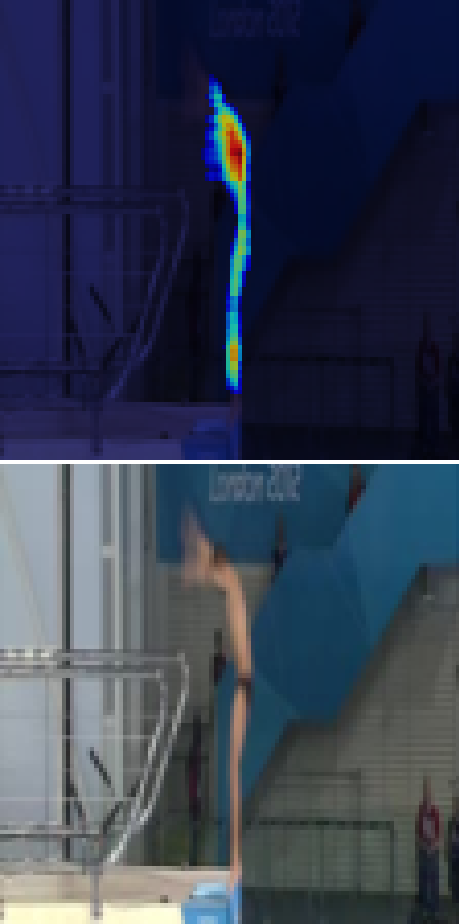
#> input picture data/407c/50.png, 459 x 924 px
$ python data_draw.py
#> lines starting #> are read from the running program, lines starting #| are printed output that depends on the picture
import cv2
import numpy as np
import os

def combine_images_for_actions(action_data, output_path, grid_color=(255, 255, 255), grid_width=5):
    """
    Combine images for multiple actions into a single visualization with white grids.

    Args:
        action_data: Dictionary where keys are action labels and values are lists of 6 image paths
                     Example: {"403B": [img1.png, img2.png, ...], "107C": [img1.png, img2.png, ...]}
        output_path: Path to save the final combined image
        grid_color: Color of the grid lines (default: white)
        grid_width: Width of the grid lines in pixels
    """
#> called with output_path = 'action_visualization.png', grid_color = (255, 255, 255), grid_width = 5
    actions = list(action_data.keys())
    num_actions = len(actions)

    # First, get dimensions by reading one image
    sample_img = cv2.imread(action_data[actions[0]][0])
#> sample_img is the input picture: shape (924, 459, 3); mean B, G, R 80.8, 61.6, 53.2
    if sample_img is None:
        raise ValueError(f"Could not read sample image: {action_data[actions[0]][0]}")
    img_height, img_width = sample_img.shape[:2]
#> img_height = 924; img_width = 459
    new_img_height = int(img_height * 2 / 3)
#> new_img_height = 616
    # Update sample_img to resized version for dimension calculation
    sample_img = cv2.resize(sample_img, (img_width, new_img_height))
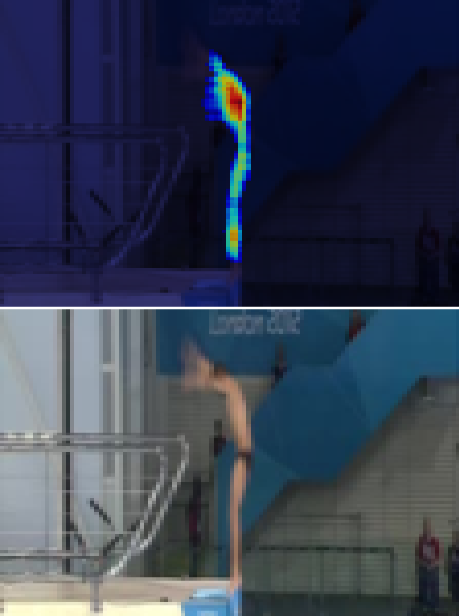
#> sample_img: shape (616, 459, 3); mean B, G, R 80.7, 61.6, 53.2
    img_height = new_img_height
#> img_height = 616
    img_height, img_width = sample_img.shape[:2]

    # Calculate dimensions for each row (one action with 6 images)
    row_width = 6 * img_width + 5 * grid_width  # 6 images with 5 grid lines between them
#> row_width = 2779

    # Calculate dimensions for the entire output image
    total_height = num_actions * img_height + (num_actions - 1) * grid_width  # rows with grid lines between
#> total_height = 1858
    side_margin = 110  # For action labels, increased for better spacing

    # Create blank canvas with white background
    output_img = np.ones((total_height, row_width + 2 * side_margin, 3), dtype=np.uint8) * 255
    colors = [(255, 182, 193), (230, 219, 255), (189, 252, 201)]
    # Add each action row
    for action_idx, action_label in enumerate(actions):
        image_paths = action_data[action_label]

        # Calculate vertical position
        y_start = action_idx * (img_height + grid_width)
#> y_start = 0

        # Add horizontal images for this action
        for img_idx, img_path in enumerate(image_paths):
            img = cv2.imread(img_path)
            img = cv2.resize(img, (img_width, img_height))
            if img is None:
                print(f"Warning: Could not read image {img_path}")
                img = np.zeros((img_height, img_width, 3), dtype=np.uint8)

            # Calculate horizontal position
            x_start = side_margin + img_idx * (img_width + grid_width)
#> x_start = 110

            # Place image
            output_img[y_start:y_start + img_height, x_start:x_start + img_width] = img
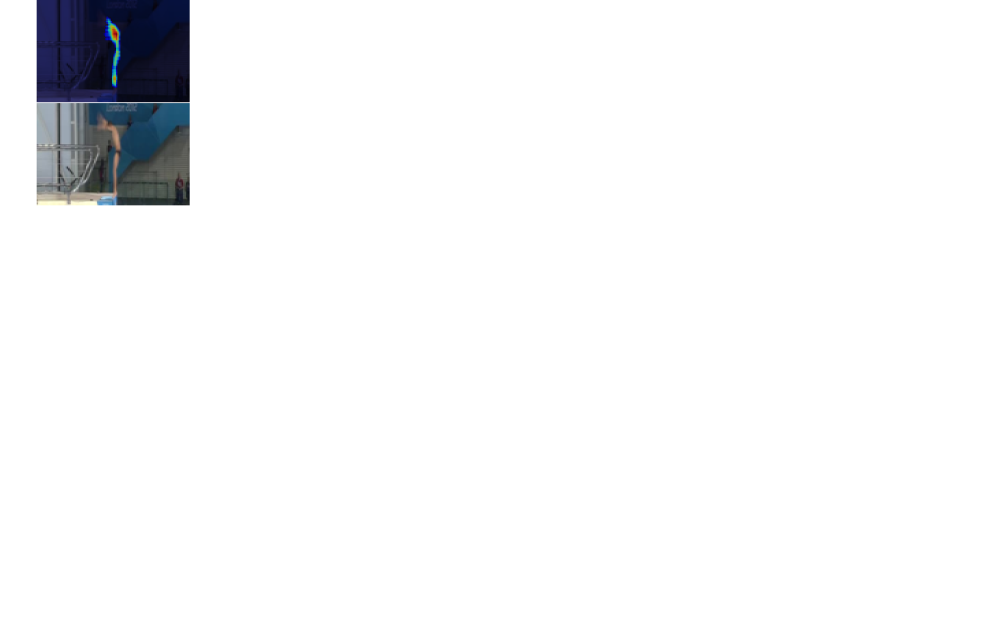
#> output_img: shape (1858, 2999, 3) (shown at 1/3 size); mean B, G, R 246.2, 245.2, 244.8

        # Font settings for better appearance
        font = cv2.FONT_HERSHEY_DUPLEX
#> font = 2
        font_scale = 1.2
        font_thickness = 3
        text_color = (0, 0, 0)  # Black text

        # # Left side: Action label with better positioning
        # text_size, _ = cv2.getTextSize(action_label, font, font_scale, font_thickness)
        # text_width, text_height = text_size
        y_text = y_start + (img_height) // 2
#> y_text = 308
        # cv2.putText(output_img, action_label,
        #            (30, y_text),
        #            font, font_scale, text_color, font_thickness, cv2.LINE_AA)

        # Right side: Action label
        x_text_right = side_margin + row_width + 10
#> x_text_right = 2899

        cv2.rectangle(output_img,
        (x_text_right - 5, y_start),
        (x_text_right + 150, y_start + img_height),
        colors[action_idx], -1)
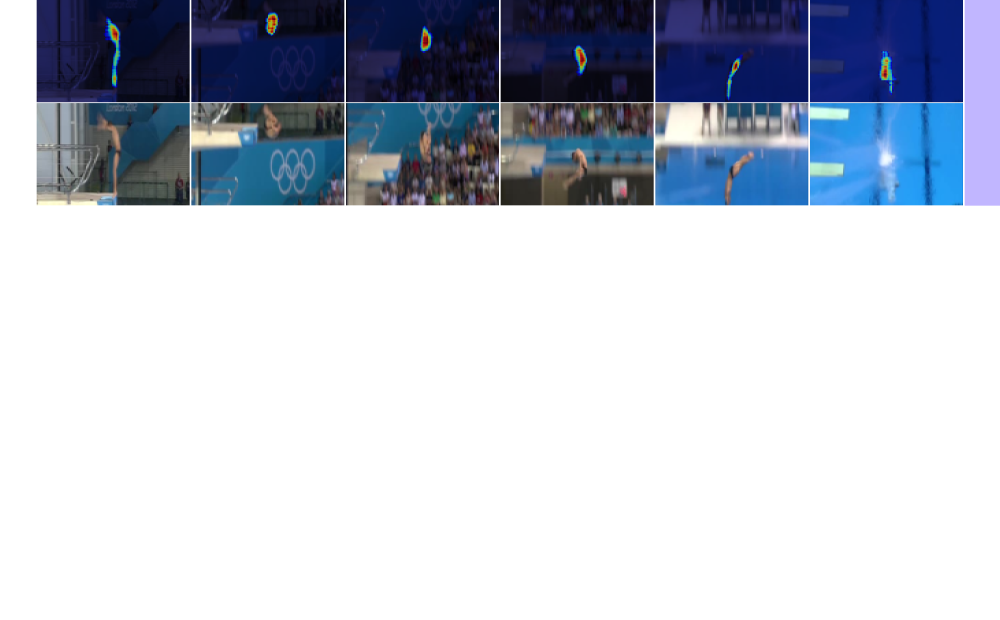
#> output_img: shape (1858, 2999, 3) (shown at 1/3 size); mean B, G, R 208.9, 197.2, 191.2

        cv2.putText(output_img, action_label,
                   (x_text_right, y_text),
                   font, font_scale, text_color, font_thickness, cv2.LINE_AA)

        # Add "PRED" label at top right of images
        pred_text = "PRED"
        pred_size, _ = cv2.getTextSize(pred_text, font, 0.8, 1)
#> pred_size = (65, 18)
        y_pred = y_start + img_height // 4
#> y_pred = 154
        x_pred = 10
        cv2.putText(output_img, pred_text,
                   (x_pred, y_pred),
                   font, font_scale, text_color, font_thickness, cv2.LINE_AA)

        # Add "ORIG" label at bottom right of images
        orig_text = "ORIG"
        orig_size, _ = cv2.getTextSize(orig_text, font, 0.8, 1)
#> orig_size = (59, 18)
        y_orig = y_start + 3 * img_height // 4
#> y_orig = 462
        x_orig = 10

        cv2.putText(output_img, orig_text,
                   (x_orig, y_orig),
                   font, font_scale, text_color, font_thickness, cv2.LINE_AA)

    # Draw horizontal grid lines (between action rows)
    for i in range(1, num_actions):
        y = i * (img_height + grid_width) - grid_width
        cv2.rectangle(output_img,
                      (0, y),
                      (row_width + 2 * side_margin, y + grid_width),
                      grid_color, -1)

    # Save the final image
    cv2.imwrite(output_path, output_img)
    print(f"Combined visualization saved to {output_path}")

# Example usage
action_data = {
    "407c": ["407c/50.png", "407c/90.png", "407c/120.png", "407c/150.png", "407c/180.png", "407c/190.png"],
    "107b": ["107b/20.png", "107b/30.png", "107b/125.png", "107b/215.png", "107b/220.png", "107b/250.png"],
    "307c": ["307c/10.png", "307c/45.png", "307c/70.png", "307c/110.png", "307c/160.png", "307c/175.png"],
}

# Replace with your actual image paths
output_path = "action_visualization.png"
#> (the run stopped early here; a loop or call above may not have finished)
